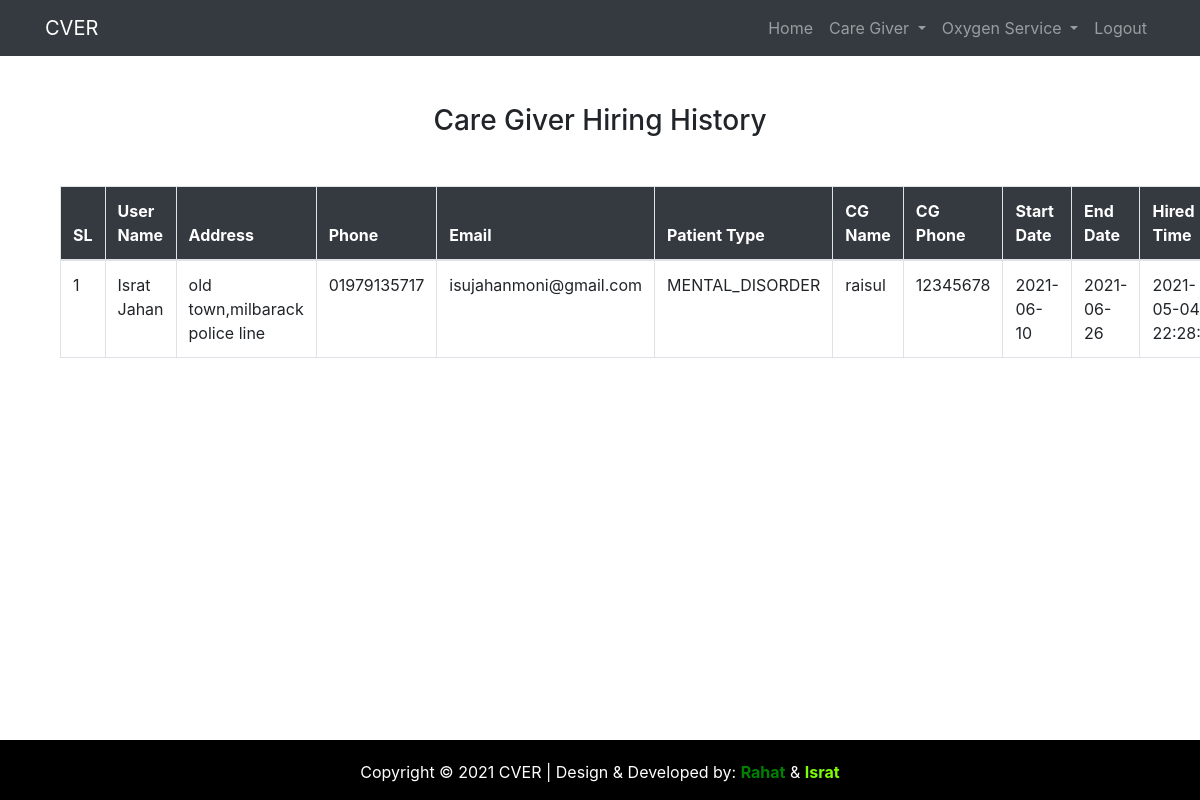
Before: /admin/cg_hiring_list.php with the older database file.
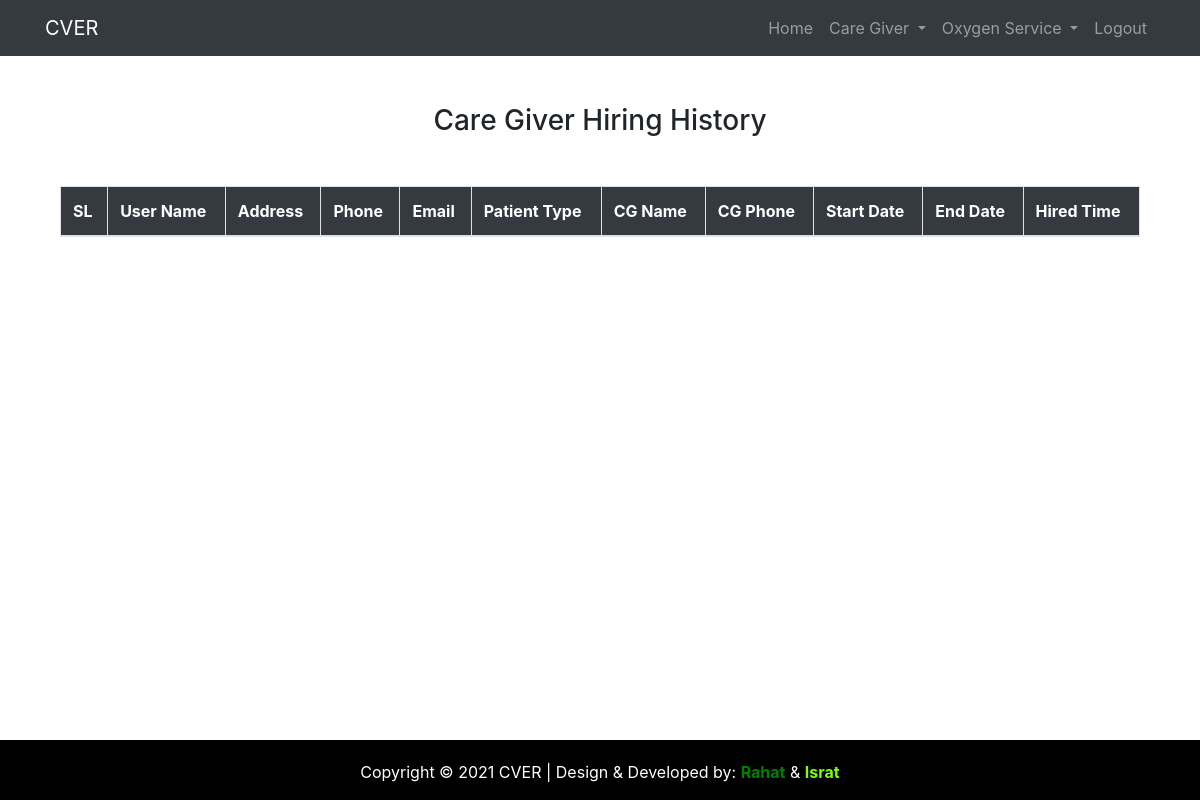
After: the same page with the newer database file.
### tables this page shows
CREATE TABLE `cg_hiring` (
  `id` int(11) NOT NULL,
  `user_id` int(11) NOT NULL,
  `cg_id` int(11) NOT NULL,
  `start_date` date NOT NULL,
  `end_date` date NOT NULL,
  `created_at` datetime NOT NULL DEFAULT current_timestamp()
);

CREATE TABLE `users` (
  `id` int(11) NOT NULL,
  `username` varchar(255) NOT NULL,
  `email` varchar(255) NOT NULL,
  `dob` date NOT NULL,
  `nid` varchar(255) NOT NULL,
  `phone` varchar(255) NOT NULL,
  `blood_group` varchar(255) NOT NULL,
  `address` varchar(255) NOT NULL,
  `patient_type` varchar(255) NOT NULL,
  `password` varchar(255) NOT NULL,
  `created_at` timestamp NOT NULL DEFAULT current_timestamp()
);

CREATE TABLE `care_giver_users` (
  `id` int(11) NOT NULL,
  `cg_username` varchar(255) NOT NULL,
  `cg_email` varchar(255) NOT NULL,
  `cg_dob` date NOT NULL,
  `cg_nid` varchar(255) NOT NULL,
  `cg_experience` varchar(255) NOT NULL,
  `cg_phone` varchar(255) NOT NULL,
  `cg_blood_group` varchar(255) NOT NULL,
  `cg_address` varchar(255) NOT NULL,
  `cg_resume` varchar(255) NOT NULL,
  `approve_status` varchar(255) NOT NULL,
  `cg_image` varchar(255) NOT NULL,
  `created_at` datetime NOT NULL DEFAULT current_timestamp()
);

### admin/cg_hiring_list.php (the view, shortened to what this page needs)
<!DOCTYPE html>
<html>
<head>
</head>
<link rel="stylesheet" href="https://maxcdn.bootstrapcdn.com/bootstrap/4.0.0/css/bootstrap.min.css">
<body>
	<?php require 'navigation_bar.php' ?>
	<?php
		require '../db_config.php';
		$sql="select * from cg_hiring join users on users.id=cg_hiring.user_id join care_giver_users on cg_hiring.cg_id=care_giver_users.id";
		$statement = $pdo->prepare($sql);
	    $statement->execute();
	    $all_data = $statement->fetchAll();
	?>
	<div style="width: 90%;margin-left: 5%;">
		<h3 class="mt-5 mb-5 text-center">Care Giver Hiring History</h3>
		<table class="table table-bordered">
		  <thead class="bg-dark">
		    <tr style="color: white;">
		      <th>SL</th>
		      <th>User Name</th>
		      <th>Address</th>
		      <th>Phone</th>
		      <th>Email</th>
		      <th>Patient Type</th>
		      <th>CG Name</th>
		      <th>CG Phone</th>
		      <th>Start Date</th>
		      <th>End Date</th>
		      <th>Hired Time</th>
		    </tr>
		  </thead>
		  <tbody>
		     <?php
		     	foreach ($all_data as $key => $data) {
		    ?>
		    <tr>
		    	<td><?= $key+1 ?></td>
		      <td><?= $data['username'] ?></td>
		      <td style="width: 150px;"><?= $data['address'] ?></td>
		      <td><?= $data['phone'] ?></td>
		      <td><?= $data['email'] ?></td>
		      <td><?= $data['patient_type'] ?></td>
		      <td><?= $data['cg_username'] ?></td>
		      <td><?= $data['cg_phone'] ?></td>
		      <td><?= $data['start_date'] ?></td>
		      <td><?= $data['end_date'] ?></td>
		      <td><?= $data['created_at'] ?></td>
		    </tr>
		    <?php
		     	}
		     ?>
		  </tbody>
		</table>
	</div>
	<?php require 'footer.php' ?>
</body>
</html>

### admin/navigation_bar.php (shortened to what this page needs)
<nav class="navbar navbar-expand-sm bg-dark navbar-dark">
  <div class="container">
  	<a class="navbar-brand"  href="index.php">CVER</a>
	  <ul class="navbar-nav">
	    <li class="nav-item">
	      <a class="nav-link" href="index.php">Home</a>
	    </li>
	    <li class="nav-item dropdown">
	      <a class="nav-link dropdown-toggle" href="#" id="navbardrop" data-toggle="dropdown">
	        Care Giver
	      </a>
	    </li>
	    <li class="nav-item dropdown">
	      <a class="nav-link dropdown-toggle" href="#" id="navbardrop" data-toggle="dropdown">
	       Oxygen Service
	      </a>
	    </li>
	    <li class="nav-item">
	      <a class="nav-link" href="../index.php">Logout</a>
	    </li>
	  </ul>
  </div>
</nav>

### admin/footer.php
<footer style="position: fixed;left: 0;bottom: 0;width: 100%;background-color: black;color: white;text-align: center;padding-top: 20px;">
	<div class="text-center">
		<p>Copyright © 2021 CVER | Design & Developed by: <a href="https://www.facebook.com/raisul.islam.12720" target="_blank" style="color:green;font-weight: 700;">Rahat</a> & <a href="https://www.facebook.com/ishrat27.jahan" target="_blank" style="color: #7BFE07;font-weight: 700;">Israt</a></p>
	</div>
</footer>

Changed rows visible on the page:
removed cg_hiring: user.username "Israt Jahan", user.address "old town,milbarack police line", user.phone "01979135717", user.email "isujahanmoni@gmail.com", user.patient_type "MENTAL_DISORDER", care_giver_users.cg_username "raisul", care_giver_users.cg_phone "12345678", start_date "2021-06-10", end_date "2021-06-26", care_giver_users.created_at "2021-05-04…"
